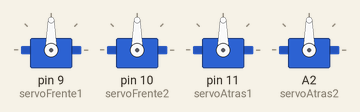
Simulated run of this sketch. Board: Arduino Uno, built with avr-gcc and run on an emulated ATmega328P. Parts: 4 × servo.

Above: at 0.1 s.
At 2.1 s:
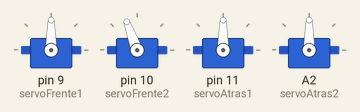
At 4.1 s:
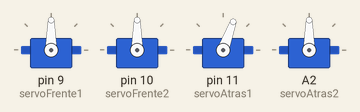
At 10.1 s:
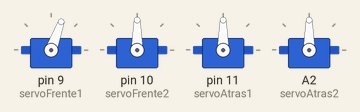
At 20.1 s:
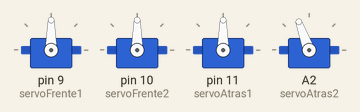
Timing chart, 0 to 22.5 s (numbered marks = the images above):
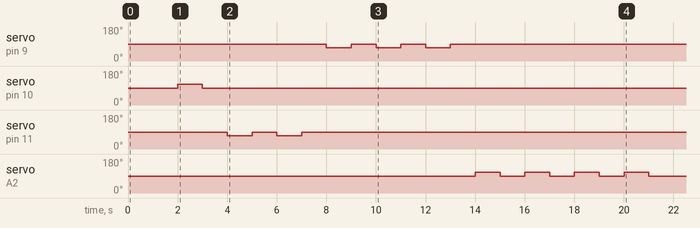

The sketch:

cuatro_piernas_probar.ino
```cpp
// Enviar mandos a los dos servos para centrarse

#include <Servo.h>                            // Incluye archivo para controlar servos

// Declarar variables para representar los dos servos
Servo servoFrente1;
Servo servoFrente2;
Servo servoAtras1;
Servo servoAtras2;

// Esta función corre solo una vez, cuando empiece el Arduino
void setup()
{
  pinMode(A2, OUTPUT);
  servoFrente1.attach(9);                      // Adjuntar servo frente a clavija 9
  servoFrente2.attach(10);
  servoAtras1.attach(11);                      // Adjuntar servo atrás a clavija 11
  servoAtras2.attach(A2);
  estarEnPie();
  delay(2000);
  probarServos();
}

void probarServos()
{
  pasar1();
  delay(1000);
  estarEnPie();
  delay(1000);
  pasar2();
  delay(1000);
  estarEnPie();
  delay(1000);
  pasar2();
  delay(1000);
  estarEnPie();
  delay(1000);
  pasar3();
  delay(1000);
  estarEnPie();
  delay(1000);
  pasar3();
  delay(1000);
  estarEnPie();
  delay(1000);
  pasar3();
  delay(1000);
  estarEnPie();
  delay(1000);
  pasar4();
  delay(1000);
  estarEnPie();
  delay(1000);
  pasar4();
  delay(1000);
  estarEnPie();
  delay(1000);
  pasar4();
  delay(1000);
  estarEnPie();
  delay(1000);
  pasar4();
  delay(1000);
  estarEnPie();
  delay(1000);
}

// Esta función corre repetidamente
void loop()
{
}

void estarEnPie()
{
  servoFrente1.write(90);
  servoFrente2.write(90);
  servoAtras1.write(90);
  servoAtras2.write(90);
}

void pasar1()
{
  servoFrente2.write(110);
}

void pasar2()
{
  servoAtras1.write(70);
}

void pasar3()
{
  servoFrente1.write(70);
  servoFrente2.write(90);
  servoAtras1.write(90);
}

void pasar4()
{
  servoAtras2.write(110);
}
```
